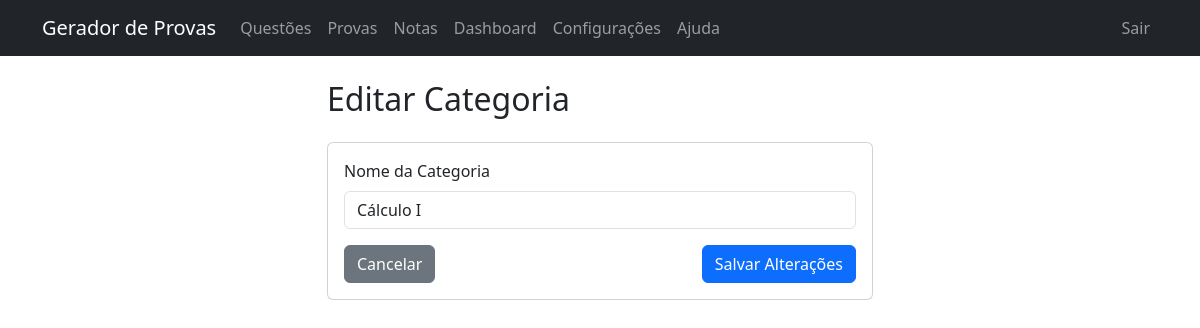
Page /categories/edit/1 (signed in) on the earlier database version.
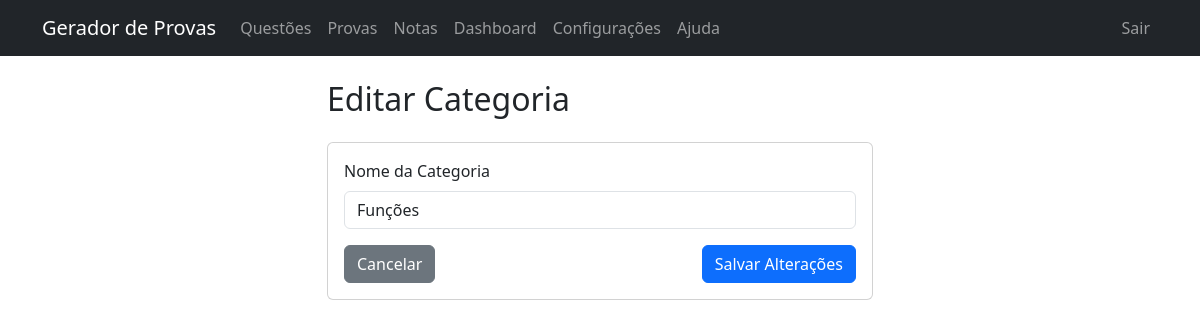
Same page on the later database version.
### models.py (models this page shows, shortened)
class Category(db.Model):
    id = db.Column(db.Integer, primary_key=True)
    name = db.Column(db.String(100), nullable=False)
    description = db.Column(db.String(200))

### routes/categories.py (the view, shortened to what this page needs)
@bp.route('/edit/<int:id>', methods=['GET', 'POST'])
def edit_category(id):
    category = Category.query.get_or_404(id)
    return render_template('categories/edit.html', category=category)

### templates/categories/edit.html
{% extends 'base.html' %}
{% block content %}
<div class="row">
    <div class="col-md-6 offset-md-3">
        <h2 class="mb-4">Editar Categoria</h2>
        <div class="card">
            <div class="card-body">
                <form method="POST">
                    <div class="mb-3">
                        <label for="name" class="form-label">Nome da Categoria</label>
                        <input type="text" class="form-control" id="name" name="name" value="{{ category.name }}"
                            required>
                    </div>
                    <div class="d-flex justify-content-between">
                        <a href="{{ url_for('categories.list_categories') }}" class="btn btn-secondary">Cancelar</a>
                        <button type="submit" class="btn btn-primary">Salvar Alterações</button>
                    </div>
                </form>
            </div>
        </div>
    </div>
</div>
{% endblock %}

Differences in the rows shown:
changed Category: name "Cálculo I" → "Funções"
